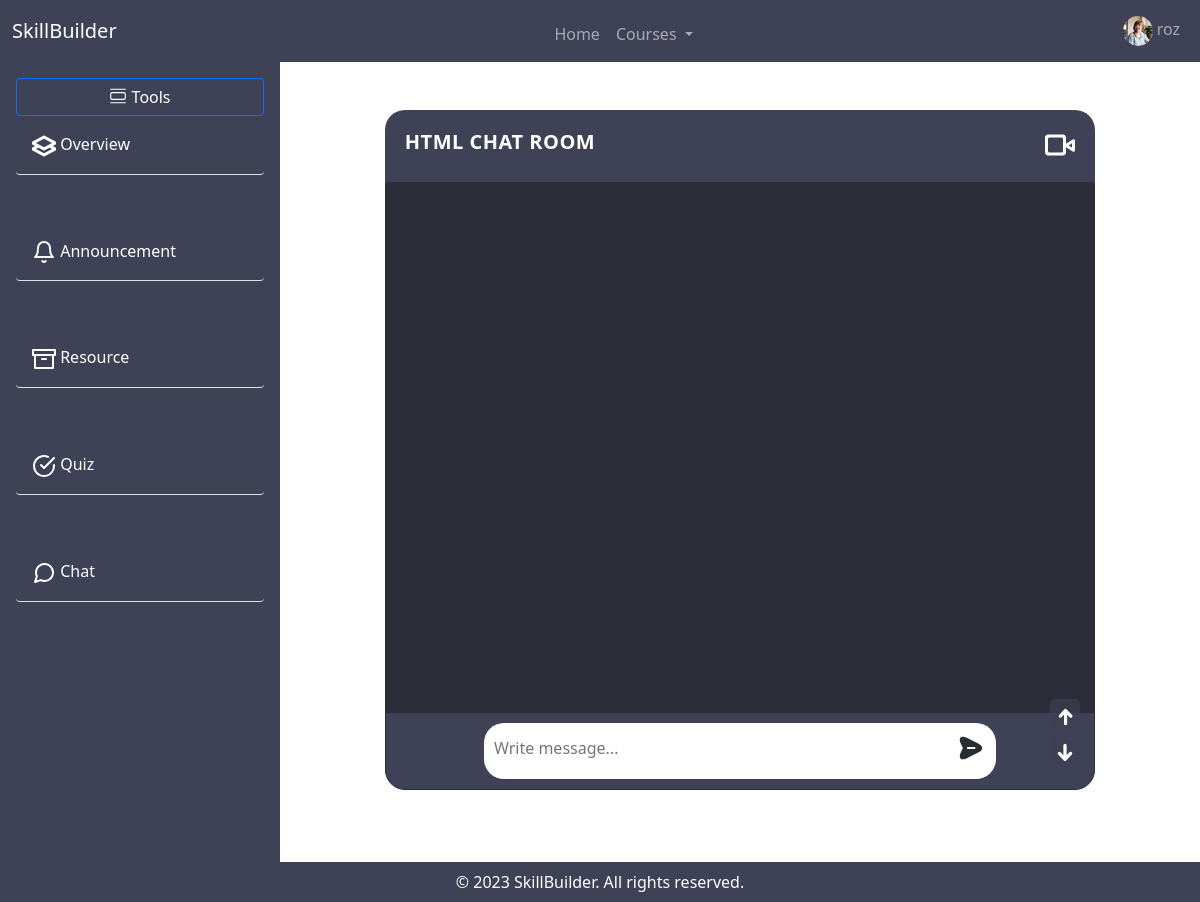
Page /course/1/chat_room/1/ (signed in) on the committed database.
### myapp/models.py (models this page shows)
class User(AbstractUser):
    is_employer = models.BooleanField("Is employer",default=False)
    is_employee = models.BooleanField("Is employee", default=False)
    is_email_verified = models.BooleanField(default=False)
    my_employer = models.CharField(max_length=200, null=True, blank=True)
    first_name = models.CharField(max_length=30, blank=False, null=False)
    last_name = models.CharField(max_length=30, blank=False, null=False)
    bio = models.TextField(blank=True, null=True)
    avatar = models.ImageField(null=True, default="avatar.svg")

### course/models.py (models this page shows)
class Room(models.Model):
    room_topic = models.CharField(max_length=200, null=True)
    course = models.ForeignKey(Course, on_delete=models.CASCADE)
    room_description = models.TextField(null=True, blank=True)
    created  = models.DateTimeField(auto_now_add=True)
    updated = models.DateTimeField(auto_now=True)
    def __str__(self):
        return self.room_topic

### course/views/chat_room.py (the view)
# urls.py: path('course/<str:pk2>/chat_room/<str:pk>/', chat_room.chatRoom, name='chat-room'),
def chatRoom(request, pk2, pk):
    employee = request.user
    courses = Course.objects.filter(participants__user=employee)
    course = Course.objects.get(id=pk2)
    room = Room.objects.get(id=pk)
    context = {
        'room': room,
        'courses': courses,
        'course': course,
        'page': 'chat-room'
    }
    return render(request, "chat/chat_room.html", context)

### course/models.py (called while the page is built)
    def __str__(self):
        return self.name

### course/templates/chat/chat_room.html (shortened to what this page needs)
{% extends 'main.html' %} {% load static %} | {% block content %}
<div
  class="chat-container"
  data-room-id="{{room.id}}"
  data-current-user="{{request.user}}"
>
  <div class="msg-header">
    <h1 class="msg-course-title">{{room}}</h1>
    <div class="video-stream">
      <a href="{% url 'video-stream' room.id %}">
        <img src="{% static 'assets/video.svg' %}" alt="video" />
      </a>
    </div>
  </div>
  <div class="chat-page">
    <div class="msg-inbox">
      <div class="chats">
        <div class="scroll-to-bottom-widget">
          <button class="scroll-to-top-button" onclick="scrollToTop()">
            <img
              src="{% static 'assets/scroll-top.svg' %}"
              alt="Scroll to top"
              class="button-image"
            />
          </button>
          <br />
          <button class="scroll-to-bottom-button" onclick="scrollToBottom()">
            <img
              src="{% static 'assets/scroll-bottom.svg' %}"
              alt="Scroll to Bottom"
              class="button-image"
            />
          </button>
        </div>
        <div class="msg-page"></div>
      </div>
      <form method="POST" id="message">
        <div class="send-message-forms">
          <div>
            <textarea
              name="body"
              id="msg"
              cols="50"
              rows="1"
              placeholder="Write message..."
            ></textarea>
          </div>
          <div>
            <input
              type="image"
              src="{% static 'assets/send-icon.svg' %}"
              alt="Submit"
              class="image-button"
            />
          </div>
        </div>
      </form>
    </div>
  </div>
</div>
{% endblock %}

### templates/main_navbar.html (shortened to what this page needs)
<nav class="navbar navbar-expand-lg navbar-dark" style="background-color: #3f4156;">
  <div class="container-fluid">
    <a class="navbar-brand" href="{% url 'employee-home' request.user %}"
      >SkillBuilder</a
    >
    <div class="collapse navbar-collapse" id="navbarSupportedContent">
      {% if request.user.is_authenticated %}
      <ul class="navbar-nav m-auto mb-2 mb-lg-0">
        <li class="nav-item">
          <a
            class="nav-link {% if request.resolver_match.view_name == 'employee-home' %} active {% endif %}"
            aria-current="page"
            href="{% url 'employee-home' request.user %}"
            >Home</a
          >
        </li>
        {% with request.resolver_match.url_name as url_name %}
        {% if courses %}
        <li class="nav-item dropdown">
          <a
            class="nav-link dropdown-toggle"
            href="#"
            id="navbarDarkDropdownMenuLink"
            role="button"
            data-bs-toggle="dropdown"
            aria-expanded="false"
          >
            Courses
          </a>
        </li>
        {% endif %}
        {% endwith %}
      </ul>
      {% endif %}
      <div>
        <ul class="navbar-nav">
          <li class="nav-item dropstart">
            <a
              class="nav-link dropdown-toggle"
              href="#"
              id="navbarDarkDropdownMenuLink"
              role="button"
              data-bs-toggle="dropdown"
              aria-expanded="false"
            >
              <img
                src="{{request.user.avatar.url}}"
                alt="user"
                class="image-icon"
                style="width: 30px; border-radius: 50%"
              />
              {{request.user.username}}
            </a>
          </li>
        </ul>
      </div>
    </div>
  </div>
</nav>

### static/css/employee_page.css (style rules this page uses)
* { box-sizing: border-box; margin: 0; padding: 0; list-style: none; text-decoration: none !important; box-sizing: border-box; }
.dropstart .dropdown-toggle::before { display: none !important; }

### static/css/chat.css (style rules this page uses)
.chat-container { width: 80%; margin: auto; margin-top: 2rem; letter-spacing: 0.5px; height: 80%; }
.msg-header { width: 100%; border-bottom: none; display: flex; justify-content: space-between; background-color: #3f4156; margin: 0; border-top-left-radius: 20px; border-top-right-radius: 20px; }
.msg-course-title { padding: 20px; font-size: 20px; font-weight: bold; color: white; }
.video-stream { padding: 20px; }
.chat-page { max-height: 100vh; }
.msg-inbox { background-position: center; background-color: #2d2d39; border: 1px solid #2d2d39; overflow: hidden; border-bottom-left-radius: 20px; border-bottom-right-radius: 20px; }
.chats { padding: 30px 15px 0 25px; }
.msg-page { height: 500px; overflow-y: auto; scroll-behavior: smooth; }
form#message { display: flex; align-items: center; justify-content: center; background-color: #3f4156; }
.send-message-forms { display: flex; justify-content: space-between; align-items: center; background-color: white; border-radius: 20px; margin: 10px; padding: 10px; }
textarea { border: none; overflow: hidden; resize: none; }
.scroll-to-bottom-widget { position: fixed; bottom: 15%; right: 10%; }
.scroll-to-bottom-button, .scroll-to-top-button { padding: 5px; background-color: #3f41568e; color: #fff; border: none; border-radius: 5px; cursor: pointer; }

### rows in the picture
User: user.avatar (picture), user.username "roz"
Room: room_topic "HTML CHAT ROOM"
